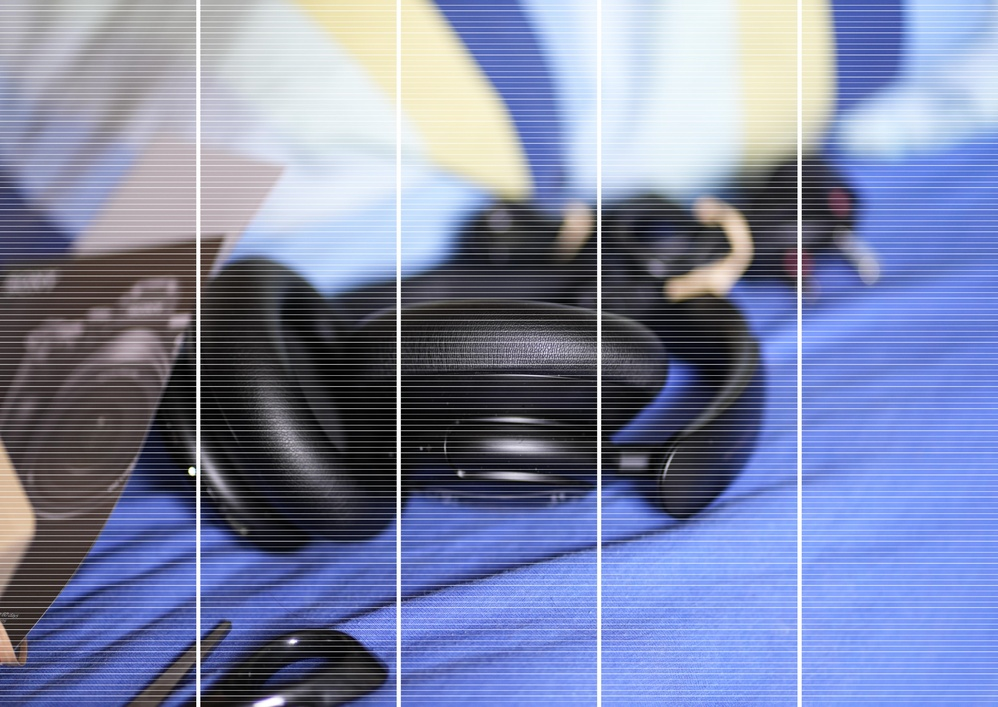
#> input picture output_image_5x128-s30.jpg, 998 x 707 px, shrunk from 7128 x 5053 before the run; its folder holds only this picture in this run
$ python grid-generator.py output_image_5x128-s30.jpg 3 5 5 1.0
#> lines starting #> are read from the running program, lines starting #| are printed output that depends on the picture
from PIL import Image
import sys

def split_and_stick(image_path, n, m, spacing, background_color, ratio = 0):
    # Open the image
#> called with image_path = 'output_image_5x128-s30.jpg', n = 3, m = 5, spacing = 5, background_color = (255, 255, 255), ratio = 1
    image = Image.open(image_path)
#> image is the input picture: PIL image 998x707 RGB; mean R, G, B 123.5, 132.4, 166.7

    # Get the width and height of the image
    width, height = image.size
#> width = 998; height = 707

    # Calculate the width and height of each grid cell
    cell_width = width / n
#> cell_width = 332.7
    cell_height = height / m
#> cell_height = 141.4

    if (ratio == 0):
        ratio = height / width

    # Create a new image to store the result
    result_width = width + (n - 1) * spacing
#> result_width = 1008
    result_height = int(height + (m - 1) * spacing*ratio)
#> result_height = 727
    result = Image.new('RGB', (result_width, result_height), background_color)
#> result: PIL image 1008x727 RGB; every value is 255

    # Iterate over each grid cell and paste it into the result image
    for i in range(n):
        for j in range(m):
            left = int(i * cell_width)
            upper = int(j * cell_height)
            right = left + cell_width
            lower = upper + cell_height

            cell = image.crop((left, upper, right, lower))
            result.paste(cell, (left+i*spacing, int(upper+j*spacing*ratio)))
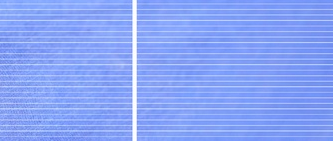
#> cell: PIL image 333x141 RGB; mean R, G, B 137.4, 165.2, 246.7
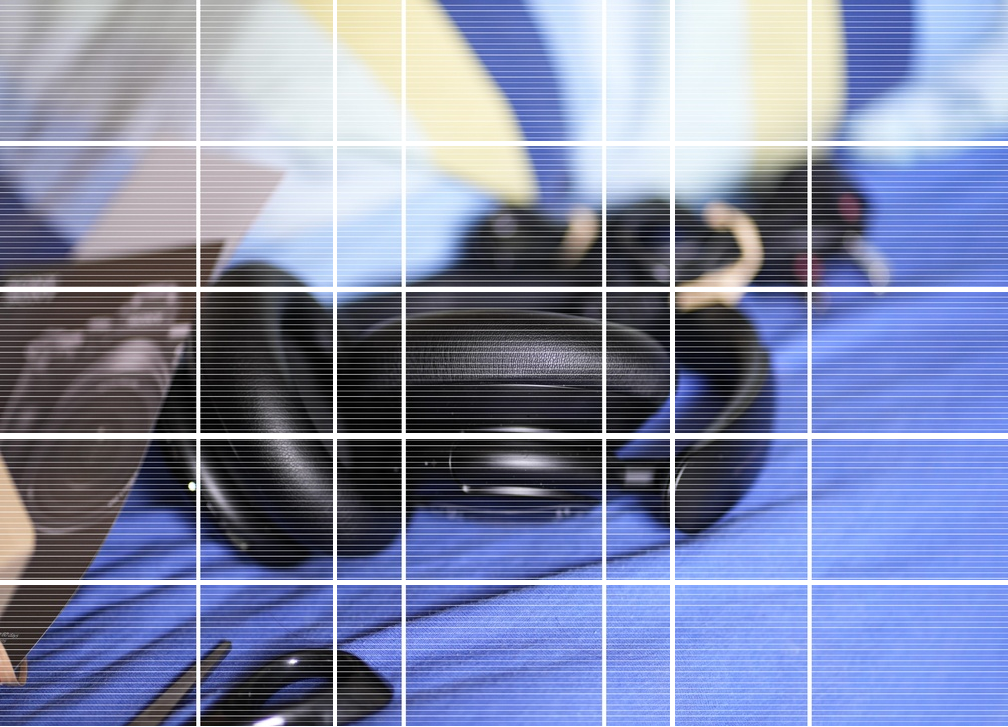
#> result: PIL image 1008x727 RGB; mean R, G, B 128.8, 137.3, 170.2

    return result

if __name__ == "__main__":
    if len(sys.argv) < 5:
        print("Usage: python script.py <image_path> <horizontal_cells> <vertical_cells> <spacing> [<spacing_ratio>]")
        sys.exit(1)

    input_image_path = sys.argv[1]
    n = int(sys.argv[2])
    m = int(sys.argv[3])
    spacing = int(sys.argv[4])
    ratio = 0
    if len(sys.argv) == 6:
        ratio = float(sys.argv[5])
    print(ratio)
    # [4 lines of commented-out code are left out]

    background_color = (255, 255, 255)  # White background color

    output_image = split_and_stick(input_image_path, n, m, spacing, background_color, ratio)
    output_image.save(f"output_image_{n}x{m}-s{spacing}.jpg")  # Save the result
